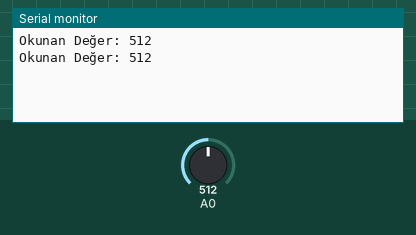
A sketch run on a simulated Arduino Uno, built with avr-gcc and run on an emulated ATmega328P. Parts: the last lines printed to the serial monitor. The test bench sets the inputs (shaded band); at power-on: A0 = 512.

Above: at 3.8 s.
3.9 s: A0 set to 716
At 7.2 s:
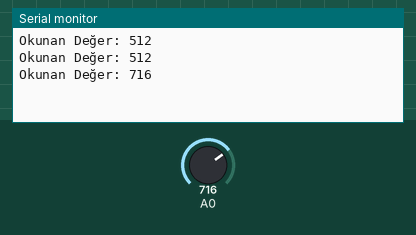
7.8 s: A0 set to 900
At 9.5 s:
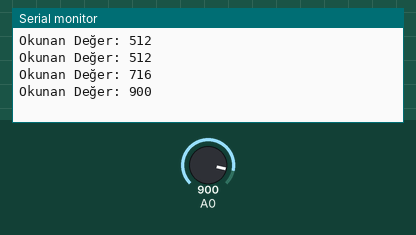
Timing chart, 0 to 11.0 s (numbered marks = the images above; inputs shaded):
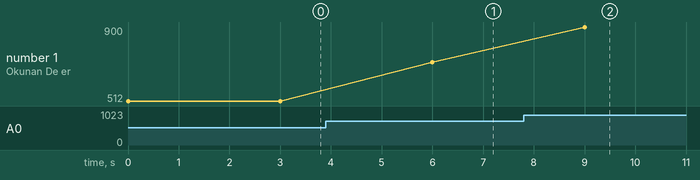

Measured:
- after the input at 3.9 s, the serial monitor: prints a new line after 2.1 s (image 1)
- after the input at 7.8 s, the serial monitor: prints a new line after 1.2 s (image 2)
- plotted number 1: 512 → 716 after the input at 3.9 s, 716 → 900 after the input at 7.8 s

The sketch:

Read_Potentiometer.ino
```cpp
//Potasyometreden gelen veriyi oku ve seri haberleşme ekranına yazdır
void setup() {
  Serial.begin(9600); //Seri haberleşmeyi başlat
}

void loop() {
  int data = analogRead(A0); //A0 portundan gelen analog bilgiyi oku
  Serial.print("Okunan Değer: ");
  Serial.println(data); //Okunan veriyi seri monitör ekranına yazdır
  delay(3000);
}
```
